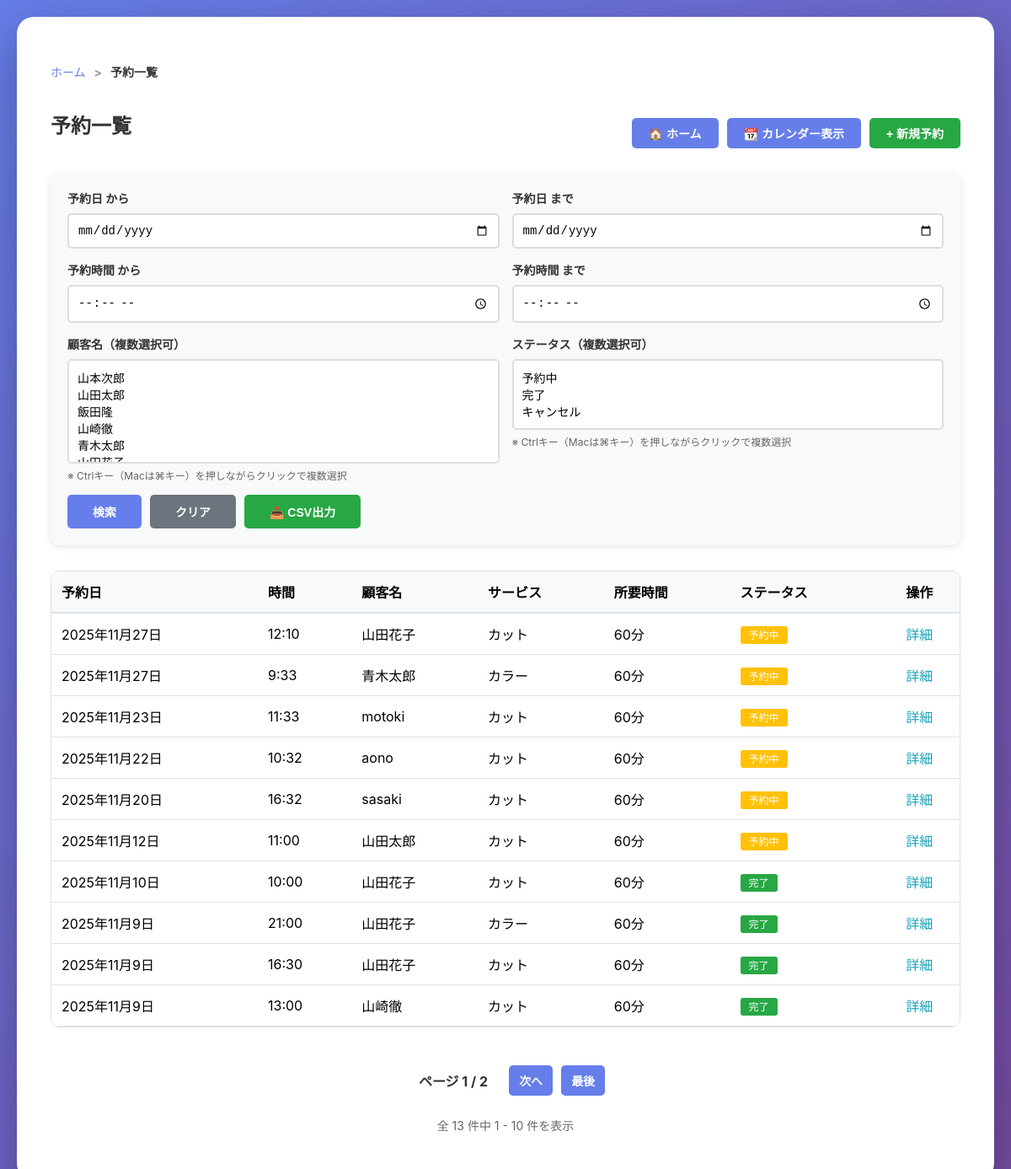
/reservation/ (signed in), run on an earlier commit of the app's database.
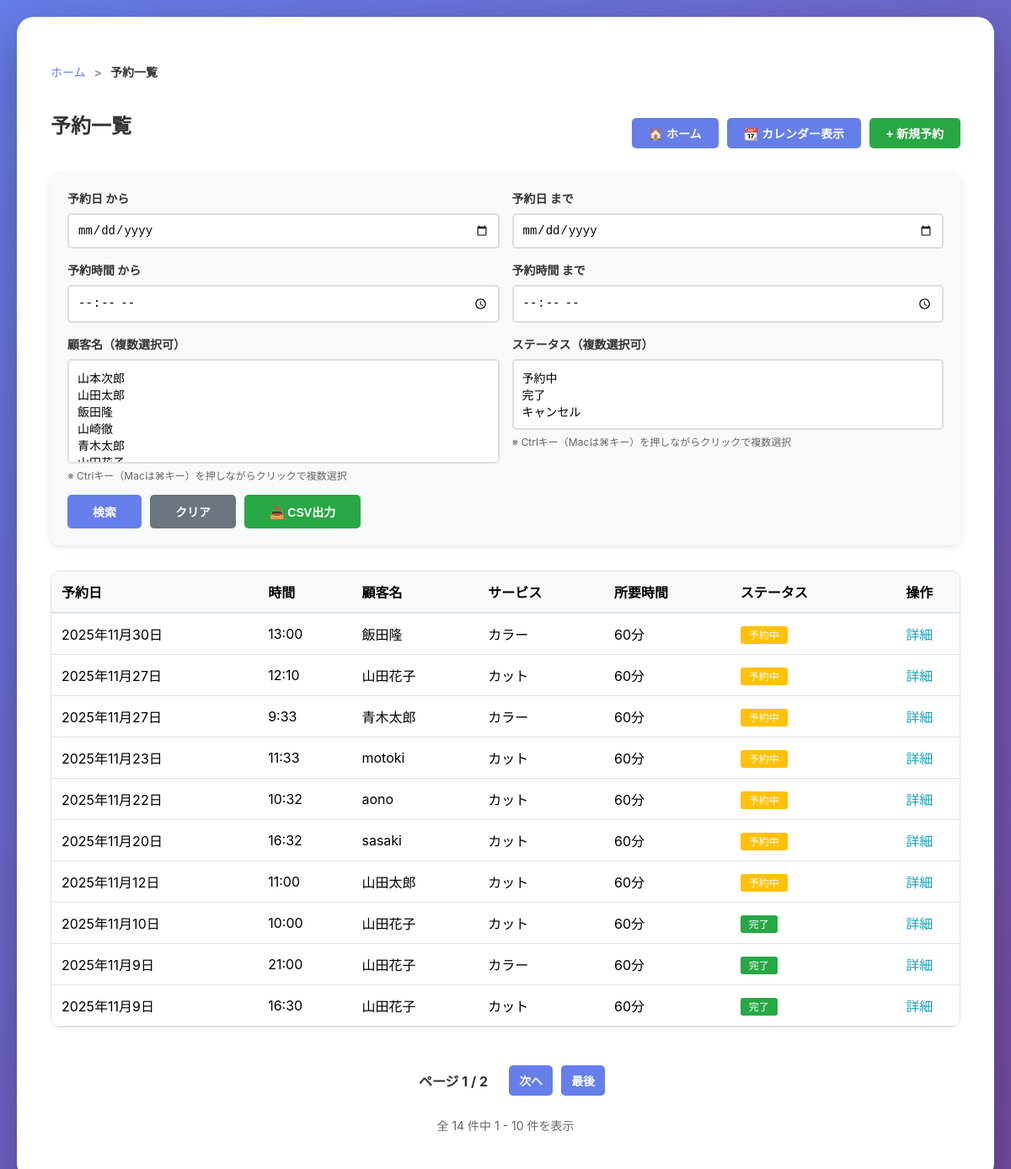
And on a later commit of the database.
### main/models.py (models this page shows, shortened)
class Reservation(models.Model):
    STATUS_CHOICES = [
        ('pending', '予約中'),
        ('completed', '完了'),
        ('cancelled', 'キャンセル'),
    ]
    user = models.ForeignKey(Customer, on_delete=models.SET_NULL, null=True, blank=True, verbose_name="顧客")
    reservation_date = models.DateField(verbose_name="予約日")
    reservation_time = models.TimeField(verbose_name="予約時間")
    status = models.CharField(max_length=20, choices=STATUS_CHOICES, default='pending', verbose_name="ステータス")
    guest_name = models.CharField(max_length=100, blank=True, verbose_name="ゲスト名")
    guest_email = models.EmailField(blank=True, verbose_name="ゲストメール")
    notes = models.TextField(blank=True, verbose_name="備考")
    created_at = models.DateTimeField(auto_now_add=True, verbose_name="作成日時")
    updated_at = models.DateTimeField(auto_now=True, verbose_name="更新日時")
    class Meta:
        verbose_name = "予約"
        verbose_name_plural = "予約"

class Customer(models.Model):
    phone_regex = RegexValidator(
        regex=r'^0\d{1,4}-?\d{1,4}-?\d{3,4}$',
        message="正しい電話番号形式で入力してください。（例: 090-1234-5678、03-1234-5678、0120-123-456）"
    )
    name = models.CharField(max_length=100, verbose_name="顧客名")
    phone_number = models.CharField(
        max_length=20,
        verbose_name="電話番号",
        validators=[phone_regex]
    )
    email = models.EmailField(unique=True, verbose_name="メールアドレス")  # 追加
    memo = models.TextField(blank=True, verbose_name="メモ")
    last_visit_date = models.DateField(null=True, blank=True, verbose_name="最終来店日")
    created_at = models.DateTimeField(auto_now_add=True, verbose_name="登録日時")
    updated_at = models.DateTimeField(auto_now=True, verbose_name="更新日時")
    class Meta:
        verbose_name = "顧客"
        verbose_name_plural = "顧客"

### main/views.py (the view)
# urls.py: path('reservation/', views.reservation_list, name='reservation_list'),
@login_required
def reservation_list(request):
    reservations = Reservation.objects.all()
    date_from = request.GET.get('date_from', '')
    date_to = request.GET.get('date_to', '')
    if date_from:
        reservations = reservations.filter(reservation_date__gte=date_from)
    if date_to:
        reservations = reservations.filter(reservation_date__lte=date_to)
    time_from = request.GET.get('time_from', '')
    time_to = request.GET.get('time_to', '')
    if time_from:
        reservations = reservations.filter(reservation_time__gte=time_from)
    if time_to:
        reservations = reservations.filter(reservation_time__lte=time_to)
    customer_ids = request.GET.getlist('customers')
    if customer_ids:
        reservations = reservations.filter(customer_id__in=customer_ids)
    statuses = request.GET.getlist('statuses')
    if statuses:
        reservations = reservations.filter(status__in=statuses)
    all_customers = Customer.objects.all()
    status_choices = Reservation.STATUS_CHOICES
    from django.core.paginator import Paginator
    reservations = reservations.order_by('-reservation_date', '-reservation_time')
    paginator = Paginator(reservations, 10)
    page_number = request.GET.get('page', 1)
    page_obj = paginator.get_page(page_number)
    profile = get_user_permissions(request.user)
    return render(request, 'main/reservation_list.html', {
        'reservations': page_obj,
        'page_obj': page_obj,
        'date_from': date_from,
        'date_to': date_to,
        'time_from': time_from,
        'time_to': time_to,
        'selected_customers': customer_ids,
        'selected_statuses': statuses,
        'all_customers': all_customers,
        'status_choices': Reservation.STATUS_CHOICES,
        'can_edit': profile.can_edit_reservation if profile else False,
        'can_delete': profile.can_delete_reservation if profile else False,
    })

### main/views.py (called while the page is built)
def get_user_permissions(user):
    try:
        admin = Administrator.objects.get(user=user)
        profile, created = UserProfile.objects.get_or_create(user=admin)
        return profile
    except Administrator.DoesNotExist:
        return None

### main/templates/main/reservation_list.html (shortened to what this page needs)
{% extends 'main/base.html' %}
{% block breadcrumb %}
<nav aria-label="breadcrumb">
    <ol class="breadcrumb">
        <li class="breadcrumb-item"><a href="{% url 'admin-home' %}">ホーム</a></li>
        <li class="breadcrumb-item active">予約一覧</li>
    </ol>
</nav>
{% endblock %}
{% block content %}
<div style="display: flex; justify-content: space-between; align-items: center; margin-bottom: 20px;">
    <h2>予約一覧</h2>
    <div style="display: flex; gap: 10px;">
        <a href="{% url 'admin-home' %}" style="text-decoration: none;">
            <button style="background: #667eea; padding: 8px 20px;">🏠 ホーム</button>
        </a>
        <a href="{% url 'reservation_calendar' %}" style="text-decoration: none;">
            <button style="background: #667eea; padding: 8px 20px;">📆 カレンダー表示</button>
        </a>
        <a href="{% url 'reservation_add' %}" style="text-decoration: none;">
            <button style="background: #28a745; padding: 8px 20px;">+ 新規予約</button>
        </a>
    </div>
</div>
<form method="GET" style="margin-bottom: 30px; background: #f8f9fa; padding: 20px; border-radius: 10px; position: sticky; top: 0; z-index: 100; box-shadow: 0 2px 8px rgba(0,0,0,0.1);">    <div style="display: grid; grid-template-columns: 1fr 1fr; gap: 15px; margin-bottom: 15px;">
        <div>
            <label for="date_from" style="display: block; font-size: 14px; font-weight: bold; color: #333; margin-bottom: 8px;">予約日 から</label>
            <input type="date" id="date_from" name="date_from" value="{{ date_from }}"
                   style="width: 100%; padding: 10px; border: 2px solid #ddd; border-radius: 5px; font-size: 14px;">
        </div>
        <div>
            <label for="date_to" style="display: block; font-size: 14px; font-weight: bold; color: #333; margin-bottom: 8px;">予約日 まで</label>
            <input type="date" id="date_to" name="date_to" value="{{ date_to }}"
                   style="width: 100%; padding: 10px; border: 2px solid #ddd; border-radius: 5px; font-size: 14px;">
        </div>
        <div>
            <label for="time_from" style="display: block; font-size: 14px; font-weight: bold; color: #333; margin-bottom: 8px;">予約時間 から</label>
            <input type="time" id="time_from" name="time_from" value="{{ time_from }}"
                   style="width: 100%; padding: 10px; border: 2px solid #ddd; border-radius: 5px; font-size: 14px;">
        </div>
        <div>
            <label for="time_to" style="display: block; font-size: 14px; font-weight: bold; color: #333; margin-bottom: 8px;">予約時間 まで</label>
            <input type="time" id="time_to" name="time_to" value="{{ time_to }}"
                   style="width: 100%; padding: 10px; border: 2px solid #ddd; border-radius: 5px; font-size: 14px;">
        </div>
        <div>
            <label for="customers" style="display: block; font-size: 14px; font-weight: bold; color: #333; margin-bottom: 8px;">顧客名（複数選択可）</label>
            <select id="customers" name="customers" multiple size="5"
                    style="width: 100%; padding: 10px; border: 2px solid #ddd; border-radius: 5px; font-size: 14px;">
                {% for customer in all_customers %}
                <option value="{{ customer.pk }}" {% if customer.pk|stringformat:"s" in selected_customers %}selected{% endif %}>
                </option>
                {% endfor %}
            </select>
            <small style="color: #666; font-size: 12px; display: block; margin-top: 5px;">
                ※ Ctrlキー（Macは⌘キー）を押しながらクリックで複数選択
            </small>
        </div>
        <div>
            <label for="statuses" style="display: block; font-size: 14px; font-weight: bold; color: #333; margin-bottom: 8px;">ステータス（複数選択可）</label>
            <select id="statuses" name="statuses" multiple size="3"
                    style="width: 100%; padding: 10px; border: 2px solid #ddd; border-radius: 5px; font-size: 14px;">
                {% for value, label in status_choices %}
                <option value="{{ value }}" {% if value in selected_statuses %}selected{% endif %}>
                </option>
                {% endfor %}
            </select>
            <small style="color: #666; font-size: 12px; display: block; margin-top: 5px;">
                ※ Ctrlキー（Macは⌘キー）を押しながらクリックで複数選択
            </small>
        </div>
    </div>
    <div style="display: flex; gap: 10px;">
        <button type="submit" style="width: auto; padding: 10px 30px;">検索</button>
        <a href="{% url 'reservation_list' %}" style="text-decoration: none;">
            <button type="button" style="width: auto; padding: 10px 30px; background: #6c757d;">クリア</button>
        </a>
        <a href="{% url 'reservation_list_csv' %}?date_from={{ date_from }}&date_to={{ date_to }}&time_from={{ time_from }}&time_to={{ time_to }}" style="text-decoration: none;">
            <button type="button" style="width: auto; padding: 10px 30px; background: #28a745;">📥 CSV出力</button>
        </a>
    </div>
</form>
{% if reservations %}
<div style="max-height: 600px; overflow-y: auto; border: 1px solid #dee2e6; border-radius: 10px;">
<div style="overflow-x: auto;">
    <table style="width: 100%; border-collapse: collapse; background: white;">
        <thead>
            <tr style="background: #f8f9fa; border-bottom: 2px solid #dee2e6;">
                <th style="padding: 12px; text-align: left;">予約日</th>
                <th style="padding: 12px; text-align: left;">時間</th>
                <th style="padding: 12px; text-align: left;">顧客名</th>
                <th style="padding: 12px; text-align: left;">サービス</th>
                <th style="padding: 12px; text-align: left;">所要時間</th>
                <th style="padding: 12px; text-align: left;">ステータス</th>
                <th style="padding: 12px; text-align: center;">操作</th>
            </tr>
        </thead>
        <tbody>
            {% for reservation in reservations %}
            <tr style="border-bottom: 1px solid #dee2e6;">
                <td style="padding: 12px;">{{ reservation.reservation_date }}</td>
                <td style="padding: 12px;">{{ reservation.reservation_time }}</td>
                <td style="padding: 12px;">{{ reservation.customer.name }}</td>
                <td style="padding: 12px;">{{ reservation.service }}</td>
                <td style="padding: 12px;">{{ reservation.duration }}分</td>
                <td style="padding: 12px;">
                    {% if reservation.status == 'pending' %}
                        <span style="background: #ffc107; color: white; padding: 3px 10px; border-radius: 3px; font-size: 12px;">予約中</span>
                    {% elif reservation.status == 'completed' %}
                        <span style="background: #28a745; color: white; padding: 3px 10px; border-radius: 3px; font-size: 12px;">完了</span>
                    {% else %}
                        <span style="background: #6c757d; color: white; padding: 3px 10px; border-radius: 3px; font-size: 12px;">キャンセル</span>
                    {% endif %}
                </td>
                <td style="padding: 12px; text-align: center;">
                    <div style="display: flex; flex-direction: column; gap: 5px; align-items: center;">
                        <a href="{% url 'reservation_detail' reservation.pk %}"
                            style="color: #17a2b8; text-decoration: none;">詳細</a>
                    </div>
                </td>
            </tr>
            {% endfor %}
        </tbody>
    </table>
</div>
</div>
{% if page_obj.has_other_pages %}
<div style="display: flex; justify-content: center; align-items: center; margin-top: 30px; gap: 10px; background: white; padding: 15px;">
    <span style="color: #333; font-weight: bold; padding: 0 15px;">
        ページ {{ page_obj.number }} / {{ page_obj.paginator.num_pages }}
    </span>
    {% if page_obj.has_next %}
        <a href="?page={{ page_obj.next_page_number }}&date_from={{ date_from }}&date_to={{ date_to }}&time_from={{ time_from }}&time_to={{ time_to }}" style="text-decoration: none;">
            <button style="padding: 8px 12px; font-size: 14px;">次へ</button>
        </a>
        <a href="?page={{ page_obj.paginator.num_pages }}&date_from={{ date_from }}&date_to={{ date_to }}&time_from={{ time_from }}&time_to={{ time_to }}" style="text-decoration: none;">
            <button style="padding: 8px 12px; font-size: 14px;">最後</button>
        </a>
    {% endif %}
</div>
<div style="text-align: center; margin-top: 10px; color: #666; font-size: 14px; background: white; padding-bottom: 15px;">
    全 {{ page_obj.paginator.count }} 件中 {{ page_obj.start_index }} - {{ page_obj.end_index }} 件を表示
</div>
{% endif %}
{% endif %}
{% endblock %}

### main/templates/main/base.html (shortened to what this page needs)
<!DOCTYPE html>
<html lang="ja">
<head>
</head>
<body>
    <div class="container">
        {% block breadcrumb %}
        {% endblock %}
        {% block content %}
        {% endblock %}
    </div>
</body>
</html>

### main/templates/main/base.html (style rules this page uses)
* { margin: 0; padding: 0; box-sizing: border-box; }
body { font-family: -apple-system, BlinkMacSystemFont, 'Segoe UI', Roboto, 'Helvetica Neue', Arial, sans-serif; background: linear-gradient(135deg, #667eea 0%, #764ba2 100%); min-height: 100vh; padding: 20px; }
.container { max-width: 100%; width: 100%; margin: 0 auto; background: white; border-radius: 20px; padding: 40px; box-shadow: 0 20px 60px rgba(0, 0, 0, 0.3); }
h2 { color: #333; margin-bottom: 20px; }
label { display: block; margin-bottom: 8px; font-weight: bold; color: #333; font-size: 14px; }
input[type="text"], input[type="email"], input[type="password"], input[type="date"], input[type="time"], input[type="number"], select, textarea { width: 100%; padding: 12px; border: 2px solid #ddd; border-radius: 5px; font-size: 14px; transition: border-color 0.3s; }
button { padding: 12px 30px; background: #667eea; color: white; border: none; border-radius: 5px; font-size: 14px; font-weight: bold; cursor: pointer; transition: all 0.3s; }
.breadcrumb { padding: 15px 0; margin-bottom: 20px; list-style: none; display: flex; flex-wrap: wrap; align-items: center; font-size: 14px; color: #666; }
.breadcrumb-item { display: flex; align-items: center; }
.breadcrumb-item + .breadcrumb-item::before { content: ">"; padding: 0 10px; color: #999; }
.breadcrumb-item a { color: #667eea; text-decoration: none; transition: color 0.3s; }
.breadcrumb-item.active { color: #333; font-weight: bold; }

What changed in the data, as far as the page shows it:
no longer on this page (row unchanged): Reservation: reservation_date "2025年11月9日", reservation_time "13:00", customer.name "山崎徹", service "カット", duration "60", status "完了"
added Reservation: reservation_date "2025年11月30日", reservation_time "13:00", customer.name "飯田隆", service "カラー", duration "60", status "予約中"
Also different on the page:
{{ page_obj.paginator.count }}: "13" → "14"
